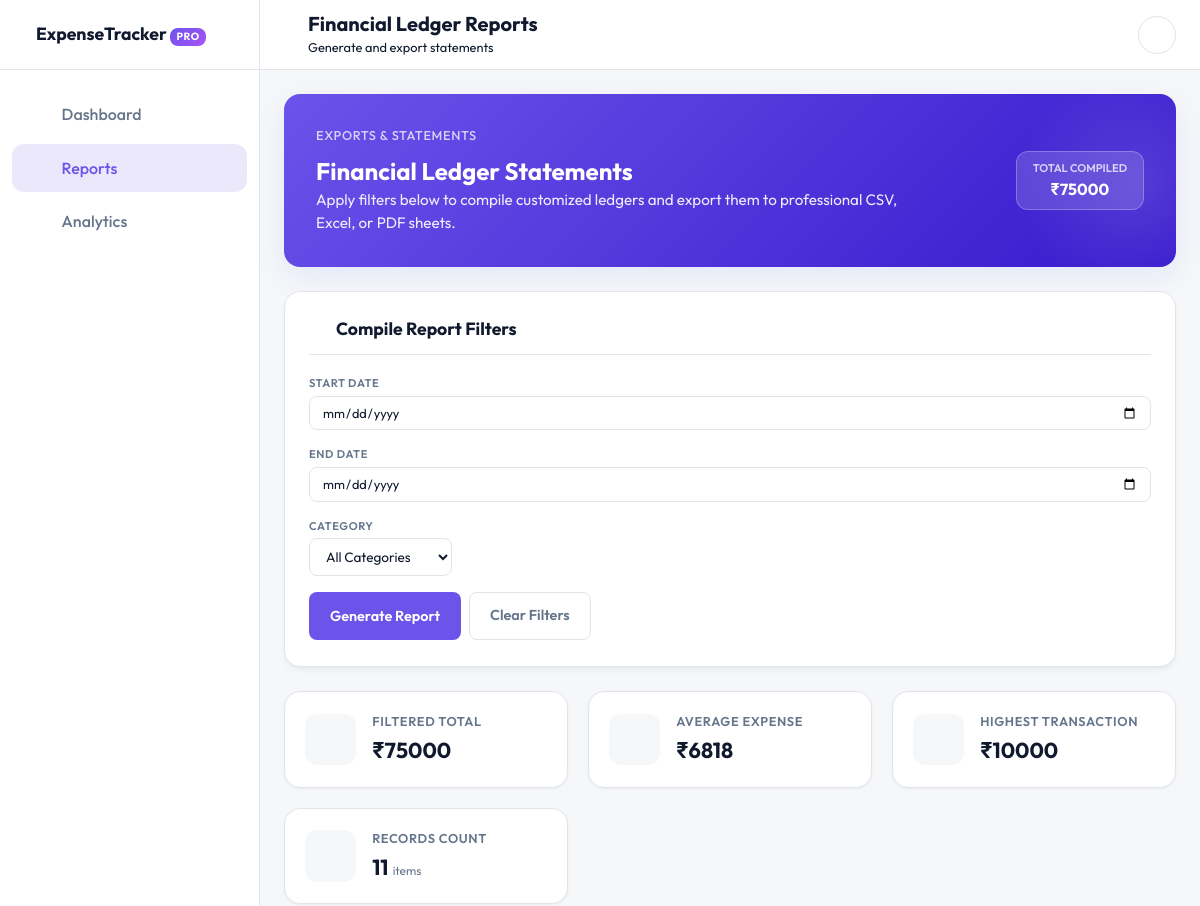
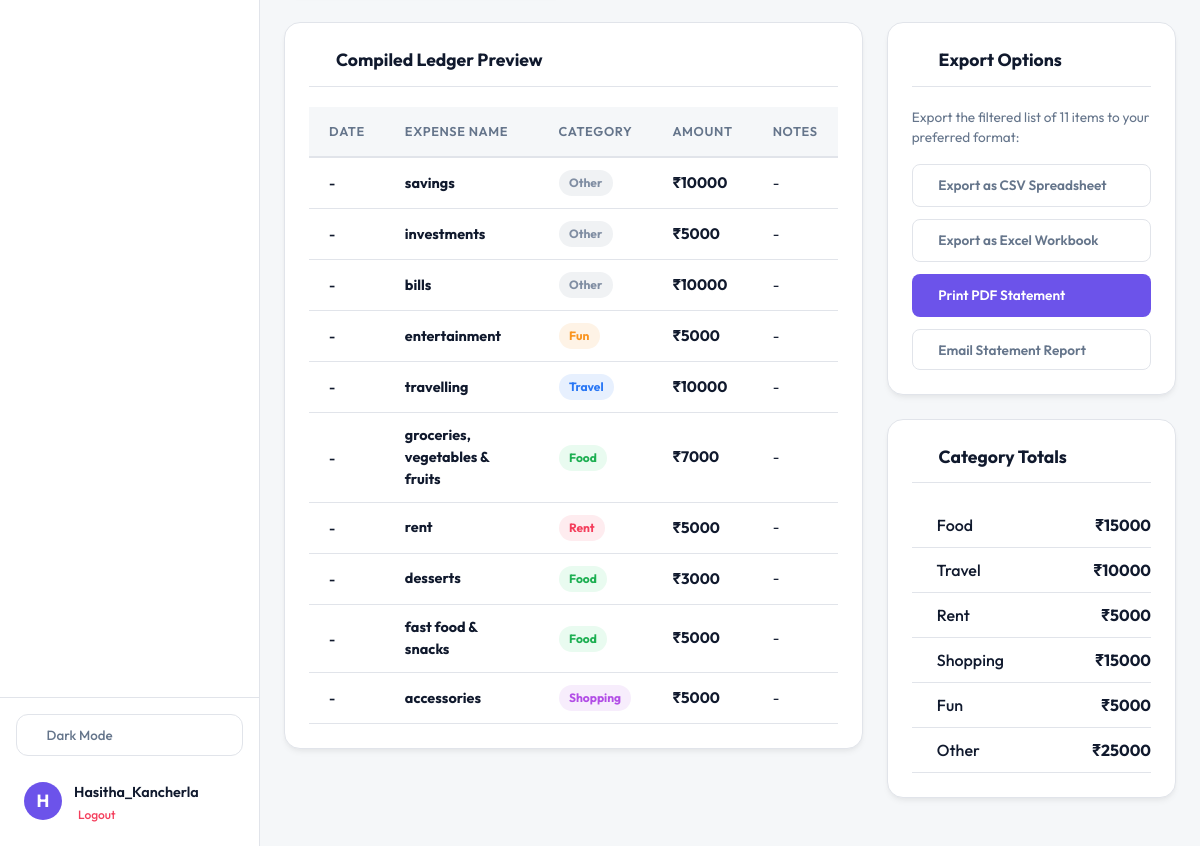
Screenshot of /reports (signed in) with the database file from the repository (2 pictures, top to bottom).
### app.py (models this page shows)
class Expense(db.Model):
    id = db.Column(
        db.Integer,
        primary_key=True
    )
    name = db.Column(
        db.String(100),
        nullable=False
    )
    amount = db.Column(
        db.Integer,
        nullable=False
    )
    category = db.Column(
        db.String(50),
        nullable=False
    )
    date = db.Column(
        db.String(10),
        nullable=True
    )
    notes = db.Column(
        db.String(255),
        nullable=True
    )
    user_id = db.Column(
        db.Integer,
        db.ForeignKey('user.id'),
        nullable=False
    )

### app.py (the view)
@app.route('/reports')
def reports():
    if 'user_id' not in session:
        return redirect('/login')
    start_date = request.args.get('start_date', '')
    end_date = request.args.get('end_date', '')
    category = request.args.get('category', 'all')
    expenses = get_filtered_expenses_query(session['user_id'], start_date, end_date, category).all()
    total = sum(e.amount for e in expenses)
    count = len(expenses)
    highest = max((e.amount for e in expenses), default=0)
    average = total // count if count > 0 else 0
    category_totals = {cat: 0 for cat in ["Food", "Travel", "Rent", "Shopping", "Fun", "Other"]}
    for e in expenses:
        if e.category in category_totals:
            category_totals[e.category] += e.amount
    return render_template(
        'reports.html',
        expenses=expenses,
        total=total,
        count=count,
        highest_expense=highest,
        average_expense=average,
        category_totals=category_totals,
        start_date=start_date,
        end_date=end_date,
        category=category
    )

### app.py (called while the page is built)
def get_filtered_expenses_query(user_id, start_date, end_date, category):
    query = Expense.query.filter_by(user_id=user_id)
    if category and category != 'all':
        query = query.filter_by(category=category)
    if start_date:
        query = query.filter(Expense.date >= start_date)
    if end_date:
        query = query.filter(Expense.date <= end_date)
    return query.order_by(Expense.date.desc(), Expense.id.desc())

### templates/reports.html (shortened to what this page needs)
<!DOCTYPE html>
<html lang="en">
<head>
    <link rel="stylesheet" href="{{ url_for('static', filename='style.css') }}">
</head>
<body class="app-shell">
    <div class="app-layout">
        <aside class="sidebar-nav" id="sidebarNav">
            <div class="sidebar-brand">
                <span class="brand-text">ExpenseTracker <span class="badge-pro">PRO</span></span>
            </div>
            <nav class="sidebar-menu">
                <ul>
                    <li>
                        <a href="/" onclick="showLoader()">
                            <i data-lucide="layout-dashboard"></i>
                            <span>Dashboard</span>
                        </a>
                    </li>
                    <li class="active">
                        <a href="/reports">
                            <i data-lucide="file-spreadsheet"></i>
                            <span>Reports</span>
                        </a>
                    </li>
                    <li>
                        <a href="/analytics" onclick="showLoader()">
                            <i data-lucide="trending-up"></i>
                            <span>Analytics</span>
                        </a>
                    </li>
                </ul>
            </nav>
            <div class="sidebar-footer">
                <button class="theme-toggle-btn-sidebar" onclick="toggleDarkMode()" aria-label="Toggle dark mode">
                    <span class="theme-text">Dark Mode</span>
                </button>
                <div class="sidebar-user">
                    <a href="/settings" class="sidebar-avatar-link" onclick="showLoader()" title="Profile Settings">
                        <div class="user-avatar">{{ session['username'][0].upper() }}</div>
                    </a>
                    <div class="user-info">
                        <a href="/settings" class="sidebar-username-link" onclick="showLoader()" title="Profile Settings">
                            <span class="username">{{ session['username'] }}</span>
                        </a>
                        <a href="/logout" class="logout-link" onclick="showLoader()"> Logout</a>
                    </div>
                </div>
            </div>
        </aside>
        <div class="main-workspace">
            <header class="workspace-header">
                <div class="header-left">
                    <button class="sidebar-toggle-btn" onclick="toggleSidebar()" aria-label="Toggle Navigation Sidebar">
                    </button>
                    <div class="header-titles">
                        <h1>Financial Ledger Reports</h1>
                        <p class="text-muted">Generate and export statements</p>
                    </div>
                </div>
                <div class="header-actions">
                    <div class="header-notifications-wrapper">
                        <button class="notifications-bell-btn" id="notifBellBtn" onclick="toggleNotificationsDropdown(event)" aria-label="Notifications Center">
                            <i data-lucide="bell"></i>
                        </button>
                    </div>
                </div>
            </header>
            <div class="workspace-content">
                <header class="welcome-card animate-fade-in">
                    <div class="welcome-info">
                        <p class="welcome-date">EXPORTS & STATEMENTS</p>
                        <h2 class="welcome-title-h2">Financial Ledger Statements</h2>
                        <p class="welcome-lead">Apply filters below to compile customized ledgers and export them to professional CSV, Excel, or PDF sheets.</p>
                    </div>
                    <div class="welcome-summary">
                        <div class="summary-pill">
                            <span class="pill-label">Total Compiled</span>
                            <span class="pill-value">₹{{ total }}</span>
                        </div>
                    </div>
                </header>
                <section class="panel-card reports-filter-panel animate-fade-in">
                    <div class="panel-header">
                        <h2><i data-lucide="sliders" class="header-icon-inline"></i> Compile Report Filters</h2>
                    </div>
                    <div class="panel-body">
                        <form action="/reports" method="GET" class="advanced-filters-bar reports-filter-form" onsubmit="showLoader()">
                            <div class="filter-item">
                                <label for="start_date">Start Date</label>
                                <input type="date" id="start_date" name="start_date" value="{{ start_date }}">
                            </div>
                            <div class="filter-item">
                                <label for="end_date">End Date</label>
                                <input type="date" id="end_date" name="end_date" value="{{ end_date }}">
                            </div>
                            <div class="filter-item">
                                <label for="category">Category</label>
                                <div class="select-wrapper">
                                    <select id="category" name="category">
                                        <option value="all" {% if category == 'all' %}selected{% endif %}>All Categories</option>
                                    </select>
                                </div>
                            </div>
                            <div class="reports-filter-buttons">
                                <button type="submit" class="btn btn-primary">Generate Report</button>
                                <a href="/reports" class="btn btn-outline" onclick="showLoader()">Clear Filters</a>
                            </div>
                        </form>
                    </div>
                </section>
                <section class="kpi-grid">
                    <div class="kpi-card spent animate-slide-up" style="--delay: 1;">
                        <div class="kpi-icon"></div>
                        <div class="kpi-details">
                            <h3>Filtered Total</h3>
                            <p class="kpi-value">₹{{ total }}</p>
                        </div>
                    </div>
                    <div class="kpi-card budget animate-slide-up" style="--delay: 2;">
                        <div class="kpi-icon"></div>
                        <div class="kpi-details">
                            <h3>Average Expense</h3>
                            <p class="kpi-value">₹{{ average_expense }}</p>
                        </div>
                    </div>
                    <div class="kpi-card remaining animate-slide-up" style="--delay: 3;">
                        <div class="kpi-icon"></div>
                        <div class="kpi-details">
                            <h3>Highest Transaction</h3>
                            <p class="kpi-value">₹{{ highest_expense }}</p>
                        </div>
                    </div>
                    <div class="kpi-card average animate-slide-up" style="--delay: 4;">
                        <div class="kpi-icon"></div>
                        <div class="kpi-details">
                            <h3>Records Count</h3>
                            <p class="kpi-value">{{ count }} <span class="kpi-subtext">items</span></p>
                        </div>
                    </div>
                </section>
                <div class="dashboard-split">
                    <main class="dashboard-main">
                        <section class="panel-card history-panel">
                            <div class="panel-header">
                                <h2><i data-lucide="file-text" class="header-icon-inline"></i> Compiled Ledger Preview</h2>
                            </div>
                            <div class="panel-body">
                                <div class="table-wrapper">
                                    <table class="modern-table">
                                        <thead>
                                            <tr>
                                                <th>Date</th>
                                                <th>Expense Name</th>
                                                <th>Category</th>
                                                <th>Amount</th>
                                                <th>Notes</th>
                                            </tr>
                                        </thead>
                                        <tbody>
                                            {% for expense in expenses %}
                                            <tr class="expense-row"
                                                data-name="{{ expense.name }}"
                                                data-category="{{ expense.category }}"
                                                data-date="{{ expense.date or '' }}"
                                                data-amount="{{ expense.amount }}">
                                                <td class="td-date">{{ expense.date or '-' }}</td>
                                                <td class="td-name"><strong>{{ expense.name }}</strong></td>
                                                <td>
                                                    <span class="badge badge-category badge-{{ expense.category.lower() }}">
                                                        {{ expense.category }}
                                                    </span>
                                                </td>
                                                <td class="td-amount">₹{{ expense.amount }}</td>
                                                <td class="td-notes">
                                                    {% if expense.notes %}
                                                    <span class="notes-preview" title="{{ expense.notes }}">
                                                        📝 <span class="notes-truncated">{{ expense.notes }}</span>
                                                    </span>
                                                    {% else %}
                                                    <span class="text-muted">-</span>
                                                    {% endif %}
                                                </td>
                                            </tr>
                                            {% else %}
                                            <tr class="no-records-row">
                                                <td colspan="5" class="text-center">No expenses match the selected filters.</td>
                                            </tr>
                                            {% endfor %}
                                        </tbody>
                                    </table>
                                </div>
                            </div>
                        </section>
                    </main>
                    <aside class="dashboard-sidebar">
                        <div class="panel-card form-panel">
                            <div class="panel-header">
                                <h2><i data-lucide="download" class="header-icon-inline"></i> Export Options</h2>
                            </div>
                            <div class="panel-body">
                                <div class="export-actions-list">
                                    <p class="export-description">Export the filtered list of {{ count }} items to your preferred format:</p>
                                    <a href="/reports/export/csv?start_date={{ start_date }}&end_date={{ end_date }}&category={{ category }}" class="btn btn-outline btn-block export-btn-link">
                                         Export as CSV Spreadsheet
                                    </a>
                                    <a href="/reports/export/excel?start_date={{ start_date }}&end_date={{ end_date }}&category={{ category }}" class="btn btn-outline btn-block export-btn-link">
                                         Export as Excel Workbook
                                    </a>
                                    <a href="/reports/print?start_date={{ start_date }}&end_date={{ end_date }}&category={{ category }}" target="_blank" class="btn btn-primary btn-block export-btn-link">
                                         Print PDF Statement
                                    </a>
                                    <button onclick="ajaxEmailStatement()" class="btn btn-outline btn-block export-btn-link cursor-pointer" style="text-align: left; justify-content: flex-start; padding: 0.65rem 1rem;">
                                         Email Statement Report
                                    </button>
                                </div>
                            </div>
                        </div>
                        <div class="panel-card form-panel">
                            <div class="panel-header">
                                <h2><i data-lucide="pie-chart" class="header-icon-inline"></i> Category Totals</h2>
                            </div>
                            <div class="panel-body">
                                <ul class="summary-list reports-summary-list">
                                    <li><span><i data-lucide="chef-hat" class="sidebar-icon-inline"></i> Food</span> <strong>₹{{ category_totals['Food'] }}</strong></li>
                                    <li><span><i data-lucide="car" class="sidebar-icon-inline"></i> Travel</span> <strong>₹{{ category_totals['Travel'] }}</strong></li>
                                    <li><span><i data-lucide="home" class="sidebar-icon-inline"></i> Rent</span> <strong>₹{{ category_totals['Rent'] }}</strong></li>
                                    <li><span><i data-lucide="shopping-bag" class="sidebar-icon-inline"></i> Shopping</span> <strong>₹{{ category_totals['Shopping'] }}</strong></li>
                                    <li><span><i data-lucide="party-popper" class="sidebar-icon-inline"></i> Fun</span> <strong>₹{{ category_totals['Fun'] }}</strong></li>
                                    <li><span><i data-lucide="layers" class="sidebar-icon-inline"></i> Other</span> <strong>₹{{ category_totals['Other'] }}</strong></li>
                                </ul>
                            </div>
                        </div>
                    </aside>
                </div>
            </div>
        </div>
    </div>
</body>
</html>

### rows the page displays
Expense: amount "10000", date "-", name "savings", category "Other"
Expense: date "-", name "investments", category "Other", amount "5000"
Expense: date "-", name "bills", category "Other", amount "10000"
Expense: date "-", name "entertainment", category "Fun", amount "5000"
Expense: date "-", name "travelling", category "Travel", amount "10000"
Expense: date "-", name "groceries, vegetables & fruits", category "Food", amount "7000"
Expense: date "-", name "rent", category "Rent", amount "5000"
Expense: date "-", name "desserts", category "Food", amount "3000"
Expense: date "-", name "fast food & snacks", category "Food", amount "5000"
Expense: date "-", name "accessories", category "Shopping", amount "5000"

### other values shown
{{ session['username'][0].upper() }} "H"
{{ session['username'] }} "Hasitha_Kancherla"
{{ total }} "75000"
{{ average_expense }} "6818"
{{ count }} "11"
{{ category_totals['Food'] }} "15000"
{{ category_totals['Travel'] }} "10000"
{{ category_totals['Rent'] }} "5000"
{{ category_totals['Shopping'] }} "15000"
{{ category_totals['Fun'] }} "5000"
{{ category_totals['Other'] }} "25000"
